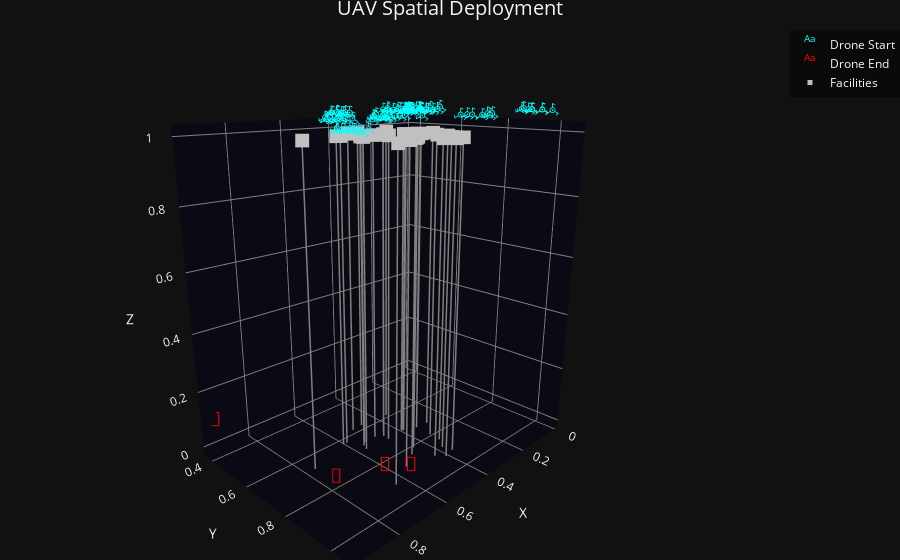

Notebook cell for this chart:
### Code cell
plot_UAV_FLPO(START_locs, END_locs, F_base, (4,3))
plot_UAV_FLPO_3D(START_locs, END_locs, F_base)

### Figure 1 — Plotly figure (JSON) as saved in the notebook; plotly's stock layout.template omitted (floating-point values rounded to 4 significant figures)
{"data": [{"mode": "text", "name": "Drone Start", "text": ["𖥂", "𖥂", "𖥂", "𖥂", "𖥂", "𖥂", "𖥂", "𖥂", "𖥂", "𖥂", "𖥂", "𖥂", "𖥂", "𖥂", "𖥂", "𖥂", "𖥂", "𖥂", "𖥂", "𖥂", "𖥂", "𖥂", "𖥂", "𖥂", "𖥂", "𖥂", "𖥂", "𖥂", "𖥂", "𖥂", "𖥂", "𖥂", "𖥂", "𖥂", "𖥂", "𖥂", "𖥂", "𖥂", "𖥂", "𖥂", "𖥂", "𖥂", "𖥂", "𖥂", "𖥂", "𖥂", "𖥂", "𖥂", "𖥂", "𖥂", "𖥂", "𖥂", "𖥂", "𖥂", "𖥂", "𖥂", "𖥂", "𖥂", "𖥂", "𖥂", "𖥂", "𖥂", "𖥂", "𖥂", "𖥂", "𖥂", "𖥂", "𖥂", "𖥂", "𖥂", "𖥂", "𖥂", "𖥂", "𖥂", "𖥂", "𖥂", "𖥂", "𖥂", "𖥂", "𖥂", "𖥂", "𖥂", "𖥂", "𖥂", "𖥂", "𖥂", "𖥂", "𖥂", "𖥂", "𖥂", "𖥂", "𖥂", "𖥂", "𖥂", "𖥂", "𖥂", "𖥂", "𖥂", "𖥂", "𖥂"], "textfont": {"color": "cyan", "size": 16}, "type": "scatter3d", "x": [0.5364, 0.4801, 0.5184, 0.5646, 0.5041, 0.5411, 0.5404, 0.5912, 0.5255, 0.7424, 0.7172, 0.7552, 0.7036, 0.7611, 0.6725, 0.7069, 0.6674, 0.7067, 0.6866, 0.7183, 0.05389, 0.02864, 0.03575, 0.04068, 0.01509, 0.05246, 0.03889, 0.0239, 0.05283, 0.5554, 0.5757, 0.5907, 0.5472, 0.5868, 0.5782, 0.551, 0.5707, 0.6075, 0.6007, 0.6006, 0.6139, 0.6097, 0.5842, 0.3658, 0.1603, 0.3036, 0.2457, 0.2926, 0.2812, 0.3716, 0.2693, 0.2919, 0.305, 0.3546, 0.3792, 0.3261, 0.2859, 0.3455, 0.3538, 0.2706, 0.2904, 0.3314, 0.3054, 0.3238, 0.3153, 0.2619, 0.2661, 0.2811, 0.3055, 0.2262, 0.2963, 0.2874, 0.3001, 0.2534, 0.3253, 0.3293, 0.3347, 0.2718, 0.308, 0.3886, 0.3704, 0.3274, 0.3481, 0.4067, 0.371, 0.2846, 0.3417, 0.3318, 0.3887, 0.886, 0.8558, 0.8653, 0.8821, 0.9046, 0.9243, 0.8885, 0.8865, 0.9036, 0.8826, 0.8708], "y": [0.8001, 0.8535, 0.761, 0.7805, 0.8085, 0.7294, 0.8262, 0.7707, 0.7492, 0.7534, 0.7134, 0.7632, 0.7816, 0.7974, 0.8519, 0.7567, 0.7189, 0.721, 0.7899, 0.7767, 0.9243, 0.9582, 0.9999, 0.9659, 0.8795, 0.8979, 0.9276, 0.9559, 0.935, 0.575, 0.5959, 0.5937, 0.6043, 0.5839, 0.6223, 0.6269, 0.6226, 0.793, 0.814, 0.8344, 0.8433, 0.8331, 0.8311, 0.7132, 0.6453, 0.6193, 0.7076, 0.7026, 0.7199, 0.6931, 0.649, 0.7098, 0.6449, 0.9145, 0.91, 0.9736, 0.9356, 0.9611, 0.9323, 0.941, 0.6214, 0.6444, 0.643, 0.6433, 0.6358, 0.6505, 0.6355, 0.6639, 0.6534, 0.6597, 0.6325, 0.6749, 0.6423, 0.6395, 0.6212, 0.6123, 0.6298, 0.6602, 0.6935, 0.6251, 0.6319, 0.6453, 0.6875, 0.6832, 0.6318, 0.6931, 0.6662, 0.5675, 0.6038, 0.987, 1.031, 0.9803, 1.028, 0.9975, 1.001, 1.02, 0.9592, 1.061, 1.007, 0.9867], "z": [1.0, 1.0, 1.0, 1.0, 1.0, 1.0, 1.0, 1.0, 1.0, 1.0, 1.0, 1.0, 1.0, 1.0, 1.0, 1.0, 1.0, 1.0, 1.0, 1.0, 1.0, 1.0, 1.0, 1.0, 1.0, 1.0, 1.0, 1.0, 1.0, 1.0, 1.0, 1.0, 1.0, 1.0, 1.0, 1.0, 1.0, 1.0, 1.0, 1.0, 1.0, 1.0, 1.0, 1.0, 1.0, 1.0, 1.0, 1.0, 1.0, 1.0, 1.0, 1.0, 1.0, 1.0, 1.0, 1.0, 1.0, 1.0, 1.0, 1.0, 1.0, 1.0, 1.0, 1.0, 1.0, 1.0, 1.0, 1.0, 1.0, 1.0, 1.0, 1.0, 1.0, 1.0, 1.0, 1.0, 1.0, 1.0, 1.0, 1.0, 1.0, 1.0, 1.0, 1.0, 1.0, 1.0, 1.0, 1.0, 1.0, 1.0, 1.0, 1.0, 1.0, 1.0, 1.0, 1.0, 1.0, 1.0, 1.0, 1.0]}, {"mode": "text", "name": "Drone End", "text": ["📍", "📍", "📍", "📍", "📍", "📍", "📍", "📍", "📍", "📍", "📍", "📍", "📍", "📍", "📍", "📍", "📍", "📍", "📍", "📍", "📍", "📍", "📍", "📍", "📍", "📍", "📍", "📍", "📍", "📍", "📍", "📍", "📍", "📍", "📍", "📍", "📍", "📍", "📍", "📍", "📍", "📍", "📍", "📍", "📍", "📍", "📍", "📍", "📍", "📍", "📍", "📍", "📍", "📍", "📍", "📍", "📍", "📍", "📍", "📍", "📍", "📍", "📍", "📍", "📍", "📍", "📍", "📍", "📍", "📍", "📍", "📍", "📍", "📍", "📍", "📍", "📍", "📍", "📍", "📍", "📍", "📍", "📍", "📍", "📍", "📍", "📍", "📍", "📍", "📍", "📍", "📍", "📍", "📍", "📍", "📍", "📍", "📍", "📍", "📍"], "textfont": {"color": "red", "size": 20}, "type": "scatter3d", "x": [0.8579, 0.8579, 0.8579, 0.8579, 0.8579, 0.8579, 0.8579, 0.8579, 0.8579, 0.8579, 0.8579, 0.8579, 0.8579, 0.8579, 0.8579, 0.8579, 0.8579, 0.8579, 0.8579, 0.8579, 0.8579, 0.8579, 0.8579, 0.8579, 0.8579, 0.9446, 0.9446, 0.9446, 0.9446, 0.9446, 0.9446, 0.9446, 0.9446, 0.9446, 0.9446, 0.9446, 0.9446, 0.9446, 0.9446, 0.9446, 0.9446, 0.9446, 0.9446, 0.9446, 0.9446, 0.9446, 0.9446, 0.9446, 0.9446, 0.9446, 0.72, 0.72, 0.72, 0.72, 0.72, 0.72, 0.72, 0.72, 0.72, 0.72, 0.72, 0.72, 0.72, 0.72, 0.72, 0.72, 0.72, 0.72, 0.72, 0.72, 0.72, 0.72, 0.72, 0.72, 0.72, 0.6654, 0.6654, 0.6654, 0.6654, 0.6654, 0.6654, 0.6654, 0.6654, 0.6654, 0.6654, 0.6654, 0.6654, 0.6654, 0.6654, 0.6654, 0.6654, 0.6654, 0.6654, 0.6654, 0.6654, 0.6654, 0.6654, 0.6654, 0.6654, 0.6654], "y": [0.8861, 0.8861, 0.8861, 0.8861, 0.8861, 0.8861, 0.8861, 0.8861, 0.8861, 0.8861, 0.8861, 0.8861, 0.8861, 0.8861, 0.8861, 0.8861, 0.8861, 0.8861, 0.8861, 0.8861, 0.8861, 0.8861, 0.8861, 0.8861, 0.8861, 0.372, 0.372, 0.372, 0.372, 0.372, 0.372, 0.372, 0.372, 0.372, 0.372, 0.372, 0.372, 0.372, 0.372, 0.372, 0.372, 0.372, 0.372, 0.372, 0.372, 0.372, 0.372, 0.372, 0.372, 0.372, 0.9455, 0.9455, 0.9455, 0.9455, 0.9455, 0.9455, 0.9455, 0.9455, 0.9455, 0.9455, 0.9455, 0.9455, 0.9455, 0.9455, 0.9455, 0.9455, 0.9455, 0.9455, 0.9455, 0.9455, 0.9455, 0.9455, 0.9455, 0.9455, 0.9455, 0.9998, 0.9998, 0.9998, 0.9998, 0.9998, 0.9998, 0.9998, 0.9998, 0.9998, 0.9998, 0.9998, 0.9998, 0.9998, 0.9998, 0.9998, 0.9998, 0.9998, 0.9998, 0.9998, 0.9998, 0.9998, 0.9998, 0.9998, 0.9998, 0.9998], "z": [0.0, 0.0, 0.0, 0.0, 0.0, 0.0, 0.0, 0.0, 0.0, 0.0, 0.0, 0.0, 0.0, 0.0, 0.0, 0.0, 0.0, 0.0, 0.0, 0.0, 0.0, 0.0, 0.0, 0.0, 0.0, 0.0, 0.0, 0.0, 0.0, 0.0, 0.0, 0.0, 0.0, 0.0, 0.0, 0.0, 0.0, 0.0, 0.0, 0.0, 0.0, 0.0, 0.0, 0.0, 0.0, 0.0, 0.0, 0.0, 0.0, 0.0, 0.0, 0.0, 0.0, 0.0, 0.0, 0.0, 0.0, 0.0, 0.0, 0.0, 0.0, 0.0, 0.0, 0.0, 0.0, 0.0, 0.0, 0.0, 0.0, 0.0, 0.0, 0.0, 0.0, 0.0, 0.0, 0.0, 0.0, 0.0, 0.0, 0.0, 0.0, 0.0, 0.0, 0.0, 0.0, 0.0, 0.0, 0.0, 0.0, 0.0, 0.0, 0.0, 0.0, 0.0, 0.0, 0.0, 0.0, 0.0, 0.0, 0.0]}, {"line": {"color": "gray", "width": 3}, "mode": "lines", "showlegend": false, "type": "scatter3d", "x": [0.5073, 0.5073], "y": [0.6147, 0.6147], "z": [0, 1]}, {"line": {"color": "gray", "width": 3}, "mode": "lines", "showlegend": false, "type": "scatter3d", "x": [0.484, 0.484], "y": [0.8425, 0.8425], "z": [0, 1]}, {"line": {"color": "gray", "width": 3}, "mode": "lines", "showlegend": false, "type": "scatter3d", "x": [0.4826, 0.4826], "y": [0.7, 0.7], "z": [0, 1]}, {"line": {"color": "gray", "width": 3}, "mode": "lines", "showlegend": false, "type": "scatter3d", "x": [0.4485, 0.4485], "y": [0.9524, 0.9524], "z": [0, 1]}, {"line": {"color": "gray", "width": 3}, "mode": "lines", "showlegend": false, "type": "scatter3d", "x": [0.3829, 0.3829], "y": [0.8259, 0.8259], "z": [0, 1]}, {"line": {"color": "gray", "width": 3}, "mode": "lines", "showlegend": false, "type": "scatter3d", "x": [0.5766, 0.5766], "y": [0.7044, 0.7044], "z": [0, 1]}, {"line": {"color": "gray", "width": 3}, "mode": "lines", "showlegend": false, "type": "scatter3d", "x": [0.3893, 0.3893], "y": [0.7522, 0.7522], "z": [0, 1]}, {"line": {"color": "gray", "width": 3}, "mode": "lines", "showlegend": false, "type": "scatter3d", "x": [0.5021, 0.5021], "y": [0.7207, 0.7207], "z": [0, 1]}, {"line": {"color": "gray", "width": 3}, "mode": "lines", "showlegend": false, "type": "scatter3d", "x": [0.5917, 0.5917], "y": [0.7182, 0.7182], "z": [0, 1]}, {"line": {"color": "gray", "width": 3}, "mode": "lines", "showlegend": false, "type": "scatter3d", "x": [0.6208, 0.6208], "y": [0.6661, 0.6661], "z": [0, 1]}, {"line": {"color": "gray", "width": 3}, "mode": "lines", "showlegend": false, "type": "scatter3d", "x": [0.3953, 0.3953], "y": [0.6252, 0.6252], "z": [0, 1]}, {"line": {"color": "gray", "width": 3}, "mode": "lines", "showlegend": false, "type": "scatter3d", "x": [0.3862, 0.3862], "y": [0.8702, 0.8702], "z": [0, 1]}, {"line": {"color": "gray", "width": 3}, "mode": "lines", "showlegend": false, "type": "scatter3d", "x": [0.3815, 0.3815], "y": [0.7619, 0.7619], "z": [0, 1]}, {"line": {"color": "gray", "width": 3}, "mode": "lines", "showlegend": false, "type": "scatter3d", "x": [0.6733, 0.6733], "y": [0.947, 0.947], "z": [0, 1]}, {"line": {"color": "gray", "width": 3}, "mode": "lines", "showlegend": false, "type": "scatter3d", "x": [0.5186, 0.5186], "y": [0.8678, 0.8678], "z": [0, 1]}, {"line": {"color": "gray", "width": 3}, "mode": "lines", "showlegend": false, "type": "scatter3d", "x": [0.4321, 0.4321], "y": [0.744, 0.744], "z": [0, 1]}, {"line": {"color": "gray", "width": 3}, "mode": "lines", "showlegend": false, "type": "scatter3d", "x": [0.4249, 0.4249], "y": [0.7408, 0.7408], "z": [0, 1]}, {"line": {"color": "gray", "width": 3}, "mode": "lines", "showlegend": false, "type": "scatter3d", "x": [0.5277, 0.5277], "y": [0.7041, 0.7041], "z": [0, 1]}, {"line": {"color": "gray", "width": 3}, "mode": "lines", "showlegend": false, "type": "scatter3d", "x": [0.6004, 0.6004], "y": [0.7394, 0.7394], "z": [0, 1]}, {"line": {"color": "gray", "width": 3}, "mode": "lines", "showlegend": false, "type": "scatter3d", "x": [0.5041, 0.5041], "y": [0.7459, 0.7459], "z": [0, 1]}, {"line": {"color": "gray", "width": 3}, "mode": "lines", "showlegend": false, "type": "scatter3d", "x": [0.5719, 0.5719], "y": [0.7095, 0.7095], "z": [0, 1]}, {"line": {"color": "gray", "width": 3}, "mode": "lines", "showlegend": false, "type": "scatter3d", "x": [0.5493, 0.5493], "y": [0.6175, 0.6175], "z": [0, 1]}, {"line": {"color": "gray", "width": 3}, "mode": "lines", "showlegend": false, "type": "scatter3d", "x": [0.3329, 0.3329], "y": [0.7659, 0.7659], "z": [0, 1]}, {"line": {"color": "gray", "width": 3}, "mode": "lines", "showlegend": false, "type": "scatter3d", "x": [0.633, 0.633], "y": [0.6625, 0.6625], "z": [0, 1]}, {"line": {"color": "gray", "width": 3}, "mode": "lines", "showlegend": false, "type": "scatter3d", "x": [0.7931, 0.7931], "y": [0.7116, 0.7116], "z": [0, 1]}, {"line": {"color": "gray", "width": 3}, "mode": "lines", "showlegend": false, "type": "scatter3d", "x": [0.4052, 0.4052], "y": [0.9428, 0.9428], "z": [0, 1]}, {"line": {"color": "gray", "width": 3}, "mode": "lines", "showlegend": false, "type": "scatter3d", "x": [0.4323, 0.4323], "y": [0.7368, 0.7368], "z": [0, 1]}, {"line": {"color": "gray", "width": 3}, "mode": "lines", "showlegend": false, "type": "scatter3d", "x": [0.5822, 0.5822], "y": [0.903, 0.903], "z": [0, 1]}, {"line": {"color": "gray", "width": 3}, "mode": "lines", "showlegend": false, "type": "scatter3d", "x": [0.4722, 0.4722], "y": [0.9256, 0.9256], "z": [0, 1]}, {"line": {"color": "gray", "width": 3}, "mode": "lines", "showlegend": false, "type": "scatter3d", "x": [0.4145, 0.4145], "y": [0.908, 0.908], "z": [0, 1]}, {"marker": {"color": "silver", "size": 5, "symbol": "square"}, "mode": "markers", "name": "Facilities", "type": "scatter3d", "x": [0.5073, 0.484, 0.4826, 0.4485, 0.3829, 0.5766, 0.3893, 0.5021, 0.5917, 0.6208, 0.3953, 0.3862, 0.3815, 0.6733, 0.5186, 0.4321, 0.4249, 0.5277, 0.6004, 0.5041, 0.5719, 0.5493, 0.3329, 0.633, 0.7931, 0.4052, 0.4323, 0.5822, 0.4722, 0.4145], "y": [0.6147, 0.8425, 0.7, 0.9524, 0.8259, 0.7044, 0.7522, 0.7207, 0.7182, 0.6661, 0.6252, 0.8702, 0.7619, 0.947, 0.8678, 0.744, 0.7408, 0.7041, 0.7394, 0.7459, 0.7095, 0.6175, 0.7659, 0.6625, 0.7116, 0.9428, 0.7368, 0.903, 0.9256, 0.908], "z": [1.0, 1.0, 1.0, 1.0, 1.0, 1.0, 1.0, 1.0, 1.0, 1.0, 1.0, 1.0, 1.0, 1.0, 1.0, 1.0, 1.0, 1.0, 1.0, 1.0, 1.0, 1.0, 1.0, 1.0, 1.0, 1.0, 1.0, 1.0, 1.0, 1.0]}], "layout": {"legend": {"bgcolor": "rgba(0,0,0,0.4)", "bordercolor": "white"}, "margin": {"b": 0, "l": 0, "r": 0, "t": 30}, "scene": {"aspectmode": "data", "camera": {"eye": {"x": 1.5, "y": 1.5, "z": 0.7}}, "xaxis": {"backgroundcolor": "rgb(10,10,20)", "gridcolor": "gray", "title": {"text": "X"}, "zerolinecolor": "gray"}, "yaxis": {"backgroundcolor": "rgb(10,10,20)", "gridcolor": "gray", "title": {"text": "Y"}, "zerolinecolor": "gray"}, "zaxis": {"backgroundcolor": "rgb(10,10,20)", "gridcolor": "gray", "title": {"text": "Z"}, "zerolinecolor": "gray"}}, "title": {"font": {"size": 20}, "text": "UAV Spatial Deployment", "x": 0.5}}}
